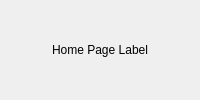
<?xml version="1.0" encoding="UTF-8"?>
<ui version="4.0">
 <class>HomePage</class>
    <widget class="QWidget" name="homepage">
    <layout class="QHBoxLayout" name="homepageLayout">
        <item>
            <widget class="QLabel" name="homepageLabel">
                <property name="text">
                    <string>Home Page Label</string>
                </property>
                <property name="alignment">
                    <set>Qt::AlignHCenter | Qt::AlignVCenter</set>
                </property>
            </widget>
        </item>    
    </layout>
    </widget>
</ui>
